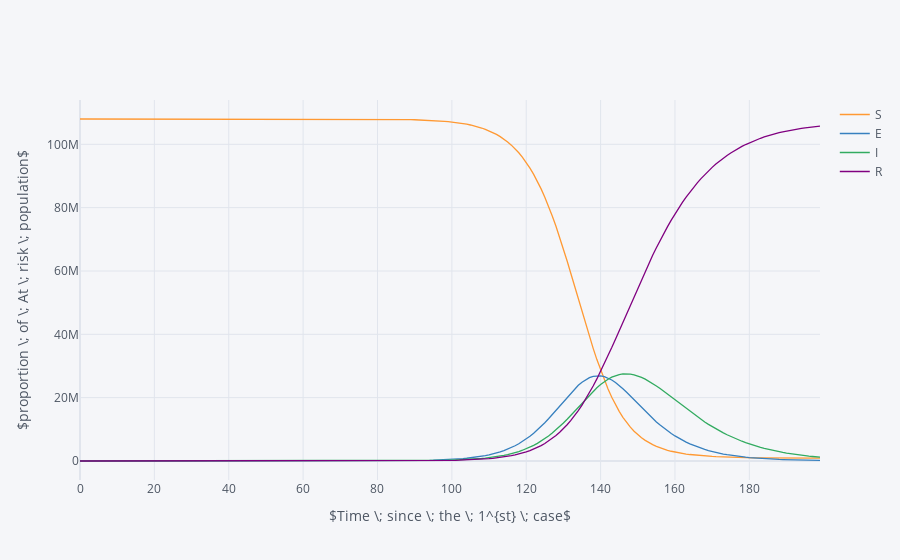

Source (notebook cell):
### Code cell
def ode_sa():
    import matplotlib.pyplot as plt
    import cufflinks as cf
    from plotly.offline import download_plotlyjs,init_notebook_mode,plot,iplot
    init_notebook_mode(connected=True)  
    cf.go_offline()
    %matplotlib notebook
    #for case in df.columns:
    df.iplot(xTitle='$Time \; since \; the \; 1^{st} \; case$', yTitle='$proportion \; of \; At \; risk \; population$')#label='susceptible')
    #df['I'].iplot()#label='Infected')
    #df['R'].iplot()#label='Recovered')
    #plt.legend()
ode_sa()

### Figure 1 — Plotly figure (JSON) as saved in the notebook; plotly's stock layout.template omitted (floating-point values rounded to 4 significant figures; data arrays with more than 128 entries replaced by an {"elided": "..."} marker saying what was removed)
{"data": [{"line": {"color": "rgba(255, 153, 51, 1.0)", "dash": "solid", "shape": "linear", "width": 1.3}, "mode": "lines", "name": "S", "text": "", "type": "scatter", "x": {"elided": "200 int values"}, "y": {"elided": "200 float values"}}, {"line": {"color": "rgba(55, 128, 191, 1.0)", "dash": "solid", "shape": "linear", "width": 1.3}, "mode": "lines", "name": "E", "text": "", "type": "scatter", "x": {"elided": "200 int values"}, "y": {"elided": "200 float values"}}, {"line": {"color": "rgba(50, 171, 96, 1.0)", "dash": "solid", "shape": "linear", "width": 1.3}, "mode": "lines", "name": "I", "text": "", "type": "scatter", "x": {"elided": "200 int values"}, "y": {"elided": "200 float values"}}, {"line": {"color": "rgba(128, 0, 128, 1.0)", "dash": "solid", "shape": "linear", "width": 1.3}, "mode": "lines", "name": "R", "text": "", "type": "scatter", "x": {"elided": "200 int values"}, "y": {"elided": "200 float values"}}], "layout": {"legend": {"bgcolor": "#F5F6F9", "font": {"color": "#4D5663"}}, "paper_bgcolor": "#F5F6F9", "plot_bgcolor": "#F5F6F9", "title": {"font": {"color": "#4D5663"}}, "xaxis": {"gridcolor": "#E1E5ED", "showgrid": true, "tickfont": {"color": "#4D5663"}, "title": {"font": {"color": "#4D5663"}, "text": "$Time \\; since \\; the \\; 1^{st} \\; case$"}, "zerolinecolor": "#E1E5ED"}, "yaxis": {"gridcolor": "#E1E5ED", "showgrid": true, "tickfont": {"color": "#4D5663"}, "title": {"font": {"color": "#4D5663"}, "text": "$proportion \\; of \\; At \\; risk \\; population$"}, "zerolinecolor": "#E1E5ED"}}}
